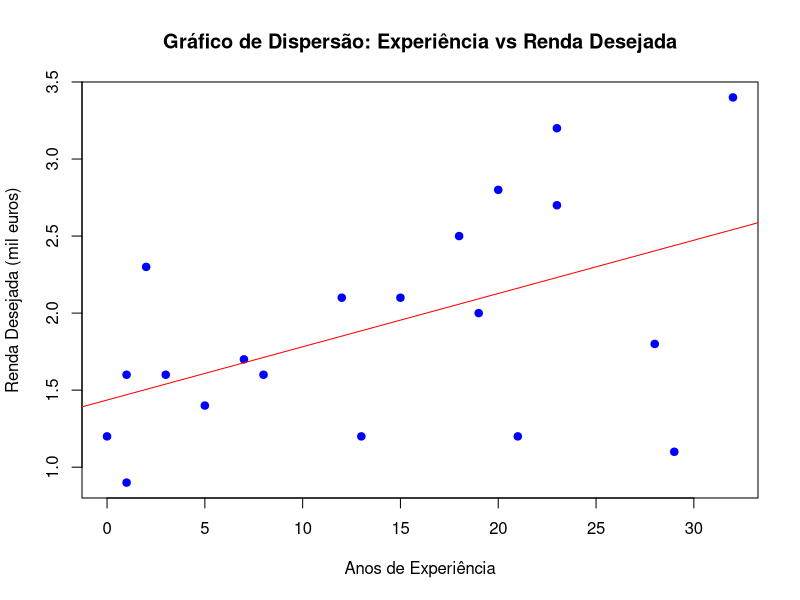
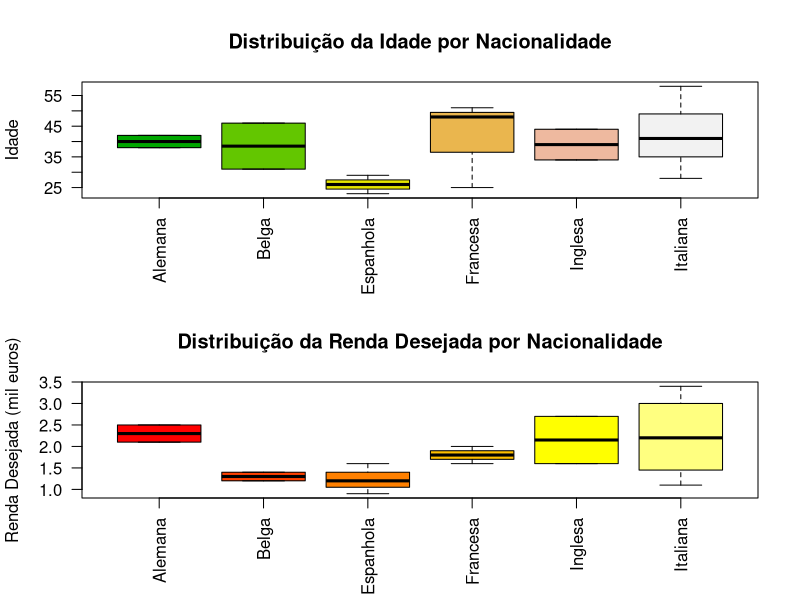

Write R code to recreate these figures, in order.
dados <- data.frame(
  idade = c(28, 34, 46, 26, 37, 29, 51, 31, 39, 43, 58, 44, 25, 23, 52, 42, 48, 33, 38, 46),
  nacionalidade = c("Italiana", "Inglesa", "Belga", "Espanhola", "Italiana", "Espanhola", "Francesa", "Belga", "Italiana", "Italiana", "Italiana", "Inglesa", "Francesa", "Espanhola", "Italiana", "Alemana", "Francesa", "Italiana", "Alemana", "Italiana"),
  renda_desejada = c(2.3, 1.6, 1.2, 0.9, 2.1, 1.6, 1.8, 1.4, 1.2, 2.8, 3.4, 2.7, 1.6, 1.2, 1.1, 2.5, 2.0, 1.7, 2.1, 3.2),
  experiencia_anos = c(2, 8, 21, 1, 15, 3, 28, 5, 13, 20, 32, 23, 1, 0, 29, 18, 19, 7, 12, 23)
)
dados

# 2.1
media_idade <- mean(dados$idade)
mediana_idade <- median(dados$idade)
desvio_idade <- sd(dados$idade)

media_renda <- mean(dados$renda_desejada)
mediana_renda <- median(dados$renda_desejada)
desvio_renda <- sd(dados$renda_desejada)

media_experiencia <- mean(dados$experiencia_anos)
mediana_experiencia <- median(dados$experiencia_anos)
desvio_experiencia <- sd(dados$experiencia_anos)

tabela <- data.frame(
  Medida = c("Media", "Mediana", "Desvio Padrao"),
  Idade = c(media_idade, mediana_idade, desvio_idade),
  Renda = c(media_renda, mediana_renda, desvio_renda),
  Experiencia = c(media_experiencia, mediana_experiencia, desvio_experiencia)
)
tabela

# 2.2
renda_media_por_nacionalidade = aggregate(renda_desejada ~ nacionalidade,
                                    data = dados,
                                    FUN = mean
                                   )
experiencia_media_por_nacionalidade = aggregate(experiencia_anos ~ nacionalidade,
                                    data = dados,
                                    FUN = mean
                                   )
renda_media_por_nacionalidade
experiencia_media_por_nacionalidade


maior_renda_media <- renda_media_por_nacionalidade[which.max(renda_media_por_nacionalidade$renda_desejada)]
maior_experiencia_media <- experiencia_media_por_nacionalidade[which.max(experiencia_media_por_nacionalidade$renda_desejada)]

# 2.3
correlacao_pearson <- cor(dados$experiencia_anos, dados$renda_desejada, method = "pearson")
correlacao_pearson

pdf("graficos/graficos_questao2.pdf")

plot(dados$experiencia_anos, dados$renda_desejada,
     main = "Gráfico de Dispersão: Experiência vs Renda Desejada",
     xlab = "Anos de Experiência",
     ylab = "Renda Desejada (mil euros)",
     pch = 19, 
     col = "blue"
)

abline(lm(renda_desejada ~ experiencia_anos, data = dados), col = "red")

# 2.4
candidatos_priorizados <- dados[dados$renda_desejada < 2 & dados$experiencia_anos >= 10,]
candidatos_priorizados

#2.5
par(mfrow = c(2, 1))
boxplot(idade ~ nacionalidade,
        data = dados,
        main = "Distribuição da Idade por Nacionalidade",
        xlab = "",
        ylab = "Idade",
        col = terrain.colors(6), 
        las = 2 
)

boxplot(renda_desejada ~ nacionalidade,
        data = dados,
        main = "Distribuição da Renda Desejada por Nacionalidade",
        xlab = "",
        ylab = "Renda Desejada (mil euros)",
        col = heat.colors(6),
        las = 2
)
dev.off()